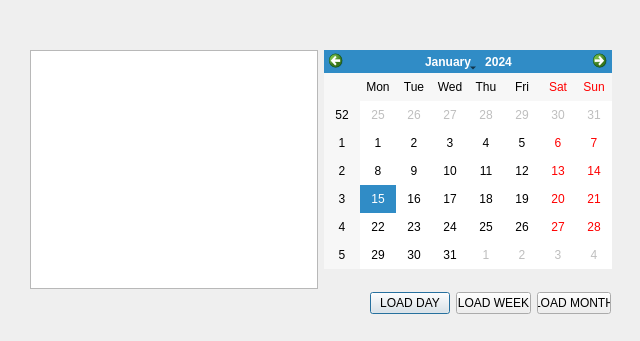
<?xml version="1.0" encoding="UTF-8"?>
<ui version="4.0">
 <class>stagiaire</class>
 <widget class="QDialog" name="stagiaire">
  <property name="geometry">
   <rect>
    <x>0</x>
    <y>0</y>
    <width>640</width>
    <height>341</height>
   </rect>
  </property>
  <property name="windowTitle">
   <string>Dialog</string>
  </property>
  <widget class="QWidget" name="">
   <property name="geometry">
    <rect>
     <x>370</x>
     <y>290</y>
     <width>241</width>
     <height>27</height>
    </rect>
   </property>
   <layout class="QHBoxLayout" name="horizontalLayout_3">
    <item>
     <widget class="QPushButton" name="loadTableDay">
      <property name="text">
       <string>LOAD DAY</string>
      </property>
     </widget>
    </item>
    <item>
     <layout class="QHBoxLayout" name="horizontalLayout_2">
      <item>
       <widget class="QPushButton" name="loadTableWeek">
        <property name="text">
         <string>LOAD WEEK</string>
        </property>
       </widget>
      </item>
      <item>
       <widget class="QPushButton" name="loadTableMonth">
        <property name="text">
         <string>LOAD MONTH</string>
        </property>
       </widget>
      </item>
     </layout>
    </item>
   </layout>
  </widget>
  <widget class="QWidget" name="">
   <property name="geometry">
    <rect>
     <x>30</x>
     <y>50</y>
     <width>582</width>
     <height>239</height>
    </rect>
   </property>
   <layout class="QHBoxLayout" name="horizontalLayout">
    <item>
     <widget class="QListWidget" name="listWidget"/>
    </item>
    <item>
     <layout class="QVBoxLayout" name="verticalLayout_3">
      <item>
       <layout class="QVBoxLayout" name="verticalLayout_2">
        <item>
         <layout class="QVBoxLayout" name="verticalLayout">
          <item>
           <widget class="QCalendarWidget" name="calendarWidget"/>
          </item>
         </layout>
        </item>
       </layout>
      </item>
      <item>
       <widget class="QLabel" name="errorLabel">
        <property name="text">
         <string/>
        </property>
       </widget>
      </item>
     </layout>
    </item>
   </layout>
  </widget>
 </widget>
 <resources/>
 <connections/>
</ui>
